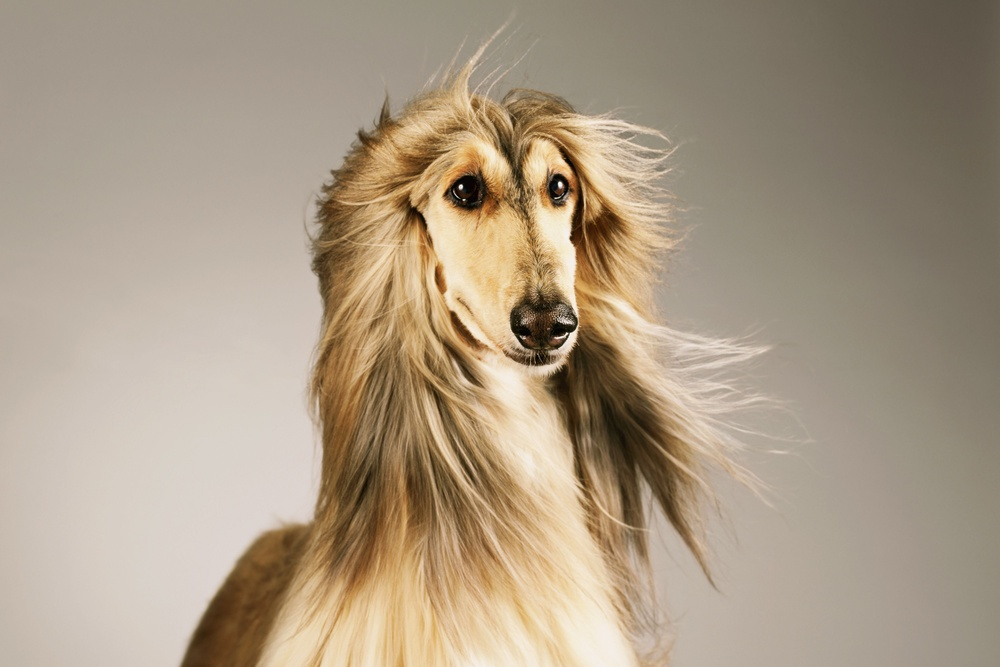
#> input picture server/test_client/images/1.jpg, 1000 x 667 px, shrunk from 5000 x 3333 before the run
$ python test.py
#> lines starting #> are read from the running program, lines starting #| are printed output that depends on the picture
## пример конвертации изображения в байты и обратно, плюс применение эффекта

import cv2
import numpy as np
import matplotlib.pyplot as plt

image = cv2.imread('1.jpg')
#> image is the input picture: shape (667, 1000, 3); mean B, G, R 133.1, 154.3, 170.2
img_str = cv2.imencode('.jpg', image)[1].tobytes()

#print(img_str)

nparr = np.frombuffer(img_str, np.uint8)
img = cv2.imdecode(nparr, cv2.IMREAD_COLOR)

img = cv2.cvtColor(img, cv2.COLOR_BGR2HSV) # convert to HSV
#> img: shape (667, 1000, 3); mean H, S, V 17.2, 59.8, 170.2
figure_size = 9 # the dimension of the x and y axis of the kernal.
new_image = cv2.blur(img ,(figure_size, figure_size))
#> new_image: shape (667, 1000, 3); mean H, S, V 17.2, 59.8, 170.2
cv2.imwrite('image-2.png', new_image)

plt.figure(figsize=(11,6))
plt.subplot(121), plt.imshow(cv2.cvtColor(img, cv2.COLOR_HSV2RGB)),plt.title('Original')
plt.xticks([]), plt.yticks([])
plt.subplot(122), plt.imshow(cv2.cvtColor(new_image, cv2.COLOR_HSV2RGB)),plt.title('Mean filter')
plt.xticks([]), plt.yticks([])
plt.show()
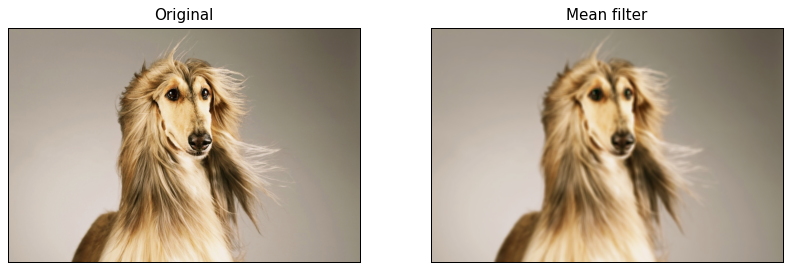
#> figure drawn by matplotlib, 2 panels
